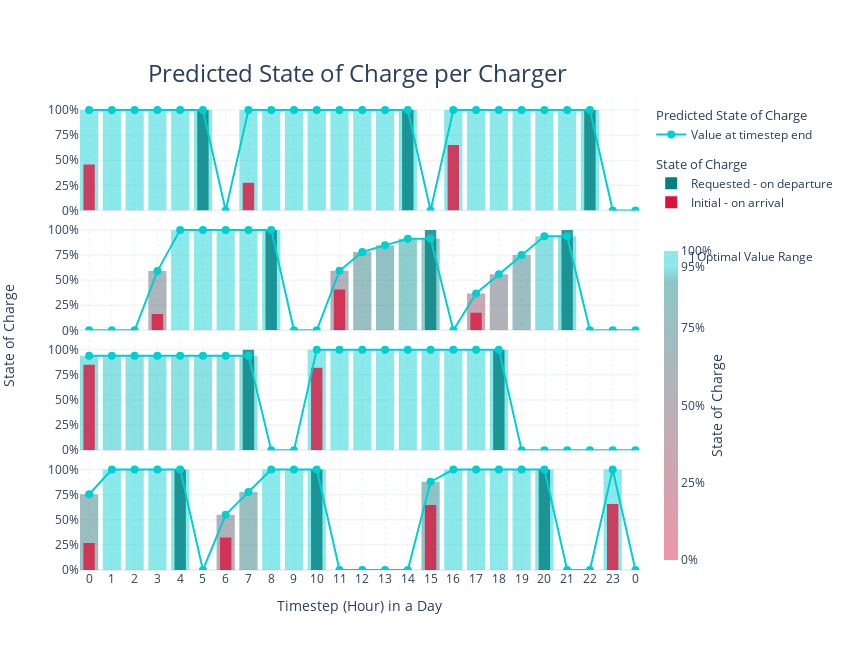

Write notebook code for a chart like this one.
### Markdown cell above
#### Predicted Vehicle State of Charge

### Code cell
subplot_fig = make_subplots(
    rows=4,
    cols=1,
    shared_xaxes=True,
    vertical_spacing=0.02
)

for v_id in initial_training_data.index:
    charger_id = int(initial_training_data.loc[v_id, 'Charger ID'])
    counter = number_of_chargers - charger_id
    charger = counter - 1
    
    arr = int(initial_training_data.loc[v_id, 'Arrival'])
    dep = int(initial_training_data.loc[v_id, 'Departure'])
    
    if initial_training_data.loc[v_id, 'Vehicle ID'] == '0':
        psoc = chargers_predictions.loc[chargers_predictions['Charger ID']==charger,'Vehicle State of Charge']
        subplot_fig.add_scatter(y=psoc, line_shape='linear', row=counter, col=1, name='Value at timestep end', mode='markers+lines',
                                marker=dict(size=8, symbol='circle-dot'), line=dict(color='darkturquoise'), showlegend=(not v_id), 
                                legendgrouptitle=dict(text='Predicted State of Charge'), legendgroup='Predicted Charger SOC', )
        subplot_fig.add_bar(y=psoc, row=counter, col=1, legendgroup='Predicted Charger SOC', showlegend=False, 
                            marker=dict(color=psoc, opacity=1, line_width=0, coloraxis='coloraxis'))
        
        subplot_fig.add_bar(x=initial_training_data.loc[(initial_training_data['Charger ID']==str(charger))&(initial_training_data.index[v_id]==v_id), 'Departure']-1, row=counter, col=1,
                    y=initial_training_data.loc[(initial_training_data['Charger ID']==str(charger))&(initial_training_data.index[v_id]==v_id), 'Requested State of Charge'], name=f'Requested - on departure',
                    width=0.5, marker=dict(color='teal', opacity=0.8, line_width=0), legendgroup='State of Charge', showlegend=(not v_id),
                    legendgrouptitle=dict(text='State of Charge'))
        subplot_fig.add_bar(x=initial_training_data.loc[initial_training_data['Charger ID']==str(charger), 'Arrival'], row=counter, col=1,
                    y=initial_training_data.loc[initial_training_data['Charger ID']==str(charger), 'Initial State of Charge'], name=f'Initial - on arrival',
                    width=0.5, marker=dict(color='crimson', opacity=0.8, line_width=0), legendgroup='State of Charge', showlegend=(not v_id))
        
        subplot_fig.add_annotation(x=23, y=1.2, text=f'<i>Charger {charger_id}</i>', textangle=0, opacity=0.9, row=charger_id+1, col=1,
                                   font_size=13, showarrow=False, font_color='grey')    


subplot_fig.add_annotation(x=-0.15, y=0.5, text="State of Charge", textangle=-90, xref="paper", yref="paper", font_size=14, showarrow=False)
subplot_fig.add_annotation(x=0.5, y=-0.1, text="Timestep (Hour) in a Day", textangle=0, xref="paper", yref="paper", font_size=14, showarrow=False)

max_timestep = int(initial_training_data.Departure.max() + 1)
subplot_fig.update_layout(title="Predicted State of Charge per Charger",
                          yaxis=dict(title=''), barmode='overlay')
subplot_fig.update_xaxes(tickformat='', griddash="dot", title='', range=[-0.4, 24.2],
                         tickvals=[i for i in range(max_timestep)],
                         ticktext=[str(i%24) for i in range(max_timestep)])

# For plot export: w(1280)xh(720), w(1920)xh(1080)
# For better overview in jupyter: w(850)xh(650)
plot_width = 850
plot_height = 650

subplot_fig.update_yaxes(tickformat=" ,~%", nticks=5, range=[0, 1.1], dtick=0.25)
subplot_fig.update_layout(height=plot_height, width=plot_width, title=dict(xanchor="center", x=0.42, font_size=24, y=0.9), 
                          showlegend=True, 
                          coloraxis=dict(
                              colorbar=dict(len=0.7, thickness=14, yanchor='middle', y=0.35, x=1.025, 
                                            title='State of Charge', titleside='right', tickvals=[0, 0.25, 0.5, 0.75, 0.95, 0.98, 1],
                                            tickformat=',.0%', ticktext=['0%','25%','50%','75%','95%','\t  ] Optimal Value Range','100%']),
                              colorscale=[[0, 'rgba(220,20,60, 0.45)'], [0.9, 'rgba(0,128,128, 0.45)'], [0.95, 'rgba(0,206,209, 0.45)'], [1, 'rgba(0,206,209, 0.45)']]
                          )
                         )

subplot_fig.show()

del psoc, charger_id, counter, charger, arr, dep, max_timestep, plot_width, plot_height

### Figure 1 — Plotly figure (JSON) as saved in the notebook; plotly's stock layout.template omitted (floating-point values rounded to 4 significant figures)
{"data": [{"legendgroup": "Predicted Charger SOC", "legendgrouptitle": {"text": "Predicted State of Charge"}, "line": {"color": "darkturquoise", "shape": "linear"}, "marker": {"size": 8, "symbol": "circle-dot"}, "mode": "markers+lines", "name": "Value at timestep end", "showlegend": true, "type": "scatter", "xaxis": "x4", "y": [0.7548, 1, 1, 1, 1, 0, 0.55, 0.7772, 1, 1, 1, 0, 0, 0, 0, 0.8784, 1, 1, 1, 1, 1, 0, 0, 1, 0], "yaxis": "y4"}, {"legendgroup": "Predicted Charger SOC", "marker": {"color": [0.7548, 1, 1, 1, 1, 0, 0.55, 0.7772, 1, 1, 1, 0, 0, 0, 0, 0.8784, 1, 1, 1, 1, 1, 0, 0, 1, 0], "coloraxis": "coloraxis", "line": {"width": 0}, "opacity": 1}, "showlegend": false, "type": "bar", "xaxis": "x4", "y": [0.7548, 1, 1, 1, 1, 0, 0.55, 0.7772, 1, 1, 1, 0, 0, 0, 0, 0.8784, 1, 1, 1, 1, 1, 0, 0, 1, 0], "yaxis": "y4"}, {"legendgroup": "State of Charge", "legendgrouptitle": {"text": "State of Charge"}, "marker": {"color": "teal", "line": {"width": 0}, "opacity": 0.8}, "name": "Requested - on departure", "showlegend": true, "type": "bar", "width": 0.5, "x": [4, 10, 20, 26], "xaxis": "x4", "y": [1, 1, 1, 1], "yaxis": "y4"}, {"legendgroup": "State of Charge", "marker": {"color": "crimson", "line": {"width": 0}, "opacity": 0.8}, "name": "Initial - on arrival", "showlegend": true, "type": "bar", "width": 0.5, "x": [0, 6, 15, 23], "xaxis": "x4", "y": [0.2687, 0.3228, 0.6462, 0.658], "yaxis": "y4"}, {"legendgroup": "Predicted Charger SOC", "legendgrouptitle": {"text": "Predicted State of Charge"}, "line": {"color": "darkturquoise", "shape": "linear"}, "marker": {"size": 8, "symbol": "circle-dot"}, "mode": "markers+lines", "name": "Value at timestep end", "showlegend": false, "type": "scatter", "xaxis": "x3", "y": [0.9396, 0.9396, 0.9396, 0.9396, 0.9396, 0.9396, 0.9396, 0.9396, 0, 0, 1, 1, 1, 1, 1, 1, 1, 1, 1, 0, 0, 0, 0, 0, 0], "yaxis": "y3"}, {"legendgroup": "Predicted Charger SOC", "marker": {"color": [0.9396, 0.9396, 0.9396, 0.9396, 0.9396, 0.9396, 0.9396, 0.9396, 0, 0, 1, 1, 1, 1, 1, 1, 1, 1, 1, 0, 0, 0, 0, 0, 0], "coloraxis": "coloraxis", "line": {"width": 0}, "opacity": 1}, "showlegend": false, "type": "bar", "xaxis": "x3", "y": [0.9396, 0.9396, 0.9396, 0.9396, 0.9396, 0.9396, 0.9396, 0.9396, 0, 0, 1, 1, 1, 1, 1, 1, 1, 1, 1, 0, 0, 0, 0, 0, 0], "yaxis": "y3"}, {"legendgroup": "State of Charge", "legendgrouptitle": {"text": "State of Charge"}, "marker": {"color": "teal", "line": {"width": 0}, "opacity": 0.8}, "name": "Requested - on departure", "showlegend": false, "type": "bar", "width": 0.5, "x": [7, 18], "xaxis": "x3", "y": [1, 1], "yaxis": "y3"}, {"legendgroup": "State of Charge", "marker": {"color": "crimson", "line": {"width": 0}, "opacity": 0.8}, "name": "Initial - on arrival", "showlegend": false, "type": "bar", "width": 0.5, "x": [0, 10], "xaxis": "x3", "y": [0.8509, 0.8197], "yaxis": "y3"}, {"legendgroup": "Predicted Charger SOC", "legendgrouptitle": {"text": "Predicted State of Charge"}, "line": {"color": "darkturquoise", "shape": "linear"}, "marker": {"size": 8, "symbol": "circle-dot"}, "mode": "markers+lines", "name": "Value at timestep end", "showlegend": false, "type": "scatter", "xaxis": "x2", "y": [0, 0, 0, 0.5896, 1, 1, 1, 1, 1, 0, 0, 0.5931, 0.7797, 0.8459, 0.9118, 0.9118, 0, 0.3663, 0.558, 0.7498, 0.9366, 0.9366, 0, 0, 0], "yaxis": "y2"}, {"legendgroup": "Predicted Charger SOC", "marker": {"color": [0, 0, 0, 0.5896, 1, 1, 1, 1, 1, 0, 0, 0.5931, 0.7797, 0.8459, 0.9118, 0.9118, 0, 0.3663, 0.558, 0.7498, 0.9366, 0.9366, 0, 0, 0], "coloraxis": "coloraxis", "line": {"width": 0}, "opacity": 1}, "showlegend": false, "type": "bar", "xaxis": "x2", "y": [0, 0, 0, 0.5896, 1, 1, 1, 1, 1, 0, 0, 0.5931, 0.7797, 0.8459, 0.9118, 0.9118, 0, 0.3663, 0.558, 0.7498, 0.9366, 0.9366, 0, 0, 0], "yaxis": "y2"}, {"legendgroup": "State of Charge", "legendgrouptitle": {"text": "State of Charge"}, "marker": {"color": "teal", "line": {"width": 0}, "opacity": 0.8}, "name": "Requested - on departure", "showlegend": false, "type": "bar", "width": 0.5, "x": [8, 15, 21], "xaxis": "x2", "y": [1, 1, 1], "yaxis": "y2"}, {"legendgroup": "State of Charge", "marker": {"color": "crimson", "line": {"width": 0}, "opacity": 0.8}, "name": "Initial - on arrival", "showlegend": false, "type": "bar", "width": 0.5, "x": [3, 11, 17], "xaxis": "x2", "y": [0.163, 0.4065, 0.1745], "yaxis": "y2"}, {"legendgroup": "Predicted Charger SOC", "legendgrouptitle": {"text": "Predicted State of Charge"}, "line": {"color": "darkturquoise", "shape": "linear"}, "marker": {"size": 8, "symbol": "circle-dot"}, "mode": "markers+lines", "name": "Value at timestep end", "showlegend": false, "type": "scatter", "xaxis": "x", "y": [1, 1, 1, 1, 1, 1, 0, 1, 1, 1, 1, 1, 1, 1, 1, 0, 1, 1, 1, 1, 1, 1, 1, 0, 0], "yaxis": "y"}, {"legendgroup": "Predicted Charger SOC", "marker": {"color": [1, 1, 1, 1, 1, 1, 0, 1, 1, 1, 1, 1, 1, 1, 1, 0, 1, 1, 1, 1, 1, 1, 1, 0, 0], "coloraxis": "coloraxis", "line": {"width": 0}, "opacity": 1}, "showlegend": false, "type": "bar", "xaxis": "x", "y": [1, 1, 1, 1, 1, 1, 0, 1, 1, 1, 1, 1, 1, 1, 1, 0, 1, 1, 1, 1, 1, 1, 1, 0, 0], "yaxis": "y"}, {"legendgroup": "State of Charge", "legendgrouptitle": {"text": "State of Charge"}, "marker": {"color": "teal", "line": {"width": 0}, "opacity": 0.8}, "name": "Requested - on departure", "showlegend": false, "type": "bar", "width": 0.5, "x": [5, 14, 22], "xaxis": "x", "y": [1, 1, 1], "yaxis": "y"}, {"legendgroup": "State of Charge", "marker": {"color": "crimson", "line": {"width": 0}, "opacity": 0.8}, "name": "Initial - on arrival", "showlegend": false, "type": "bar", "width": 0.5, "x": [0, 7, 16], "xaxis": "x", "y": [0.4577, 0.2762, 0.652], "yaxis": "y"}], "layout": {"annotations": [{"font": {"color": "grey", "size": 13}, "opacity": 0.9, "showarrow": false, "text": "<i>Charger 0</i>", "textangle": 0, "x": 23, "xref": "x", "y": 1.2, "yref": "y"}, {"font": {"color": "grey", "size": 13}, "opacity": 0.9, "showarrow": false, "text": "<i>Charger 1</i>", "textangle": 0, "x": 23, "xref": "x2", "y": 1.2, "yref": "y2"}, {"font": {"color": "grey", "size": 13}, "opacity": 0.9, "showarrow": false, "text": "<i>Charger 2</i>", "textangle": 0, "x": 23, "xref": "x3", "y": 1.2, "yref": "y3"}, {"font": {"color": "grey", "size": 13}, "opacity": 0.9, "showarrow": false, "text": "<i>Charger 3</i>", "textangle": 0, "x": 23, "xref": "x4", "y": 1.2, "yref": "y4"}, {"font": {"size": 14}, "showarrow": false, "text": "State of Charge", "textangle": -90, "x": -0.15, "xref": "paper", "y": 0.5, "yref": "paper"}, {"font": {"size": 14}, "showarrow": false, "text": "Timestep (Hour) in a Day", "textangle": 0, "x": 0.5, "xref": "paper", "y": -0.1, "yref": "paper"}], "barmode": "overlay", "coloraxis": {"colorbar": {"len": 0.7, "thickness": 14, "tickformat": ",.0%", "ticktext": ["0%", "25%", "50%", "75%", "95%", "\t  ] Optimal Value Range", "100%"], "tickvals": [0, 0.25, 0.5, 0.75, 0.95, 0.98, 1], "title": {"side": "right", "text": "State of Charge"}, "x": 1.025, "y": 0.35, "yanchor": "middle"}, "colorscale": [[0, "rgba(220,20,60, 0.45)"], [0.9, "rgba(0,128,128, 0.45)"], [0.95, "rgba(0,206,209, 0.45)"], [1, "rgba(0,206,209, 0.45)"]]}, "height": 650, "showlegend": true, "title": {"font": {"size": 24}, "text": "Predicted State of Charge per Charger", "x": 0.42, "xanchor": "center", "y": 0.9}, "width": 850, "xaxis": {"anchor": "y", "domain": [0, 1], "griddash": "dot", "matches": "x4", "range": [-0.4, 24.2], "showticklabels": false, "tickformat": "", "ticktext": ["0", "1", "2", "3", "4", "5", "6", "7", "8", "9", "10", "11", "12", "13", "14", "15", "16", "17", "18", "19", "20", "21", "22", "23", "0", "1", "2", "3"], "tickvals": [0, 1, 2, 3, 4, 5, 6, 7, 8, 9, 10, 11, 12, 13, 14, 15, 16, 17, 18, 19, 20, 21, 22, 23, 24, 25, 26, 27], "title": {"text": ""}}, "xaxis2": {"anchor": "y2", "domain": [0, 1], "griddash": "dot", "matches": "x4", "range": [-0.4, 24.2], "showticklabels": false, "tickformat": "", "ticktext": ["0", "1", "2", "3", "4", "5", "6", "7", "8", "9", "10", "11", "12", "13", "14", "15", "16", "17", "18", "19", "20", "21", "22", "23", "0", "1", "2", "3"], "tickvals": [0, 1, 2, 3, 4, 5, 6, 7, 8, 9, 10, 11, 12, 13, 14, 15, 16, 17, 18, 19, 20, 21, 22, 23, 24, 25, 26, 27], "title": {"text": ""}}, "xaxis3": {"anchor": "y3", "domain": [0, 1], "griddash": "dot", "matches": "x4", "range": [-0.4, 24.2], "showticklabels": false, "tickformat": "", "ticktext": ["0", "1", "2", "3", "4", "5", "6", "7", "8", "9", "10", "11", "12", "13", "14", "15", "16", "17", "18", "19", "20", "21", "22", "23", "0", "1", "2", "3"], "tickvals": [0, 1, 2, 3, 4, 5, 6, 7, 8, 9, 10, 11, 12, 13, 14, 15, 16, 17, 18, 19, 20, 21, 22, 23, 24, 25, 26, 27], "title": {"text": ""}}, "xaxis4": {"anchor": "y4", "domain": [0, 1], "griddash": "dot", "range": [-0.4, 24.2], "tickformat": "", "ticktext": ["0", "1", "2", "3", "4", "5", "6", "7", "8", "9", "10", "11", "12", "13", "14", "15", "16", "17", "18", "19", "20", "21", "22", "23", "0", "1", "2", "3"], "tickvals": [0, 1, 2, 3, 4, 5, 6, 7, 8, 9, 10, 11, 12, 13, 14, 15, 16, 17, 18, 19, 20, 21, 22, 23, 24, 25, 26, 27], "title": {"text": ""}}, "yaxis": {"anchor": "x", "domain": [0.765, 1.0], "dtick": 0.25, "nticks": 5, "range": [0, 1.1], "tickformat": " ,~%", "title": {"text": ""}}, "yaxis2": {"anchor": "x2", "domain": [0.51, 0.745], "dtick": 0.25, "nticks": 5, "range": [0, 1.1], "tickformat": " ,~%"}, "yaxis3": {"anchor": "x3", "domain": [0.255, 0.49], "dtick": 0.25, "nticks": 5, "range": [0, 1.1], "tickformat": " ,~%"}, "yaxis4": {"anchor": "x4", "domain": [0, 0.235], "dtick": 0.25, "nticks": 5, "range": [0, 1.1], "tickformat": " ,~%"}}}
